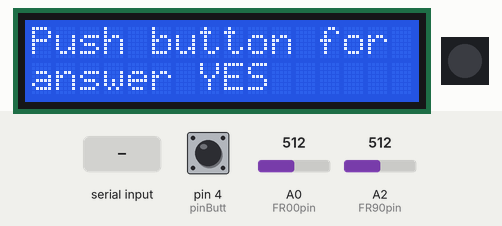
Simulated run of this sketch. Board: Arduino Uno, built with avr-gcc and run on an emulated ATmega328P. Parts: 16×2 character LCD, 1 RGB LEDs in strip order, left to right. The test bench sets the inputs (shaded band); at power-on: pin 4 (pinButt) HIGH, A0 (FR00pin) = 512, A2 (FR90pin) = 512. Dim RGB values are drawn brighter than linear; what the sketch prints to the serial monitor is not drawn.

Above: at 6.0 s.
6.1 s: "90,45\n" received over Serial
At 7.3 s:
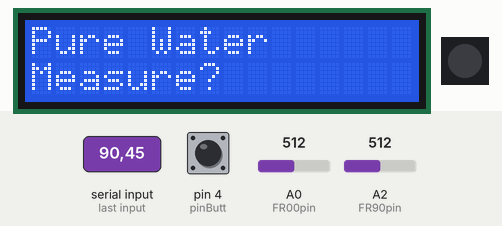
7.6 s: pin 4 (pinButt) pulled LOW for 0.2 s
At 9.6 s:
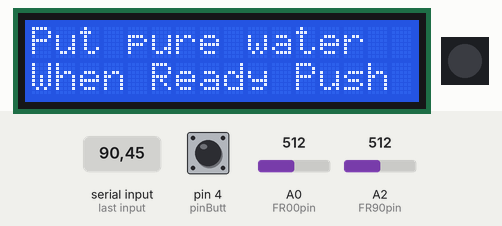
10.1 s: pin 4 (pinButt) pulled LOW for 1 s
At 11.5 s:
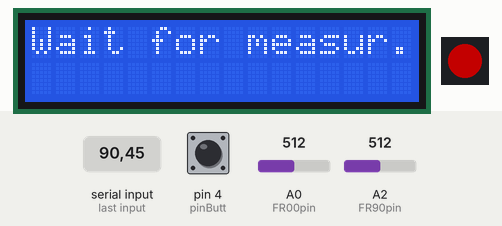
20.1 s: pin 4 (pinButt) pulled LOW for 3.2 s
At 25.7 s:
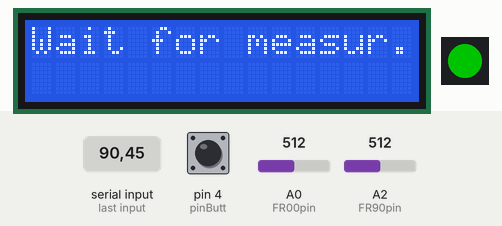
Timing chart, 0 to 32.9 s (numbered marks = the images above; inputs shaded):
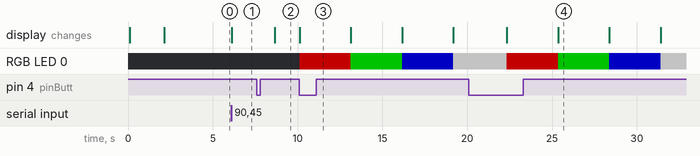

Measured:
- after the input at 6.1 s, the display: changes at once (image 1)
- after the input at 7.6 s, the display: changes after 1.1 s (image 2)
- after the input at 10.1 s, RGB LED 0: off → RGB(90, 0, 0) at once, → RGB(0, 90, 0) 3.0 s later, → RGB(0, 0, 90) 3.0 s later, → RGB(90, 90, 90) 3.0 s later; the display: changes at once (image 3)

The sketch:

MultiOptics.ino
```cpp
#include <LiquidCrystal_I2C.h>
#include <FastLED.h>
#define LED_PIN     A1   // pin dati del neopixel
#define NUM_LEDS    1
#define FR90pin     A2   // scatter LDR
#define FR00pin     A0   // direct LDR
#define BRIGHTNESS  255
#define LED_TYPE    WS2812B
#define pinButt 4
#define pinPowe A3  // eventuale lettura della tensione alimentazione
CRGB leds[NUM_LEDS];

float Rappscat[4];
float RappDire[4];
float Rapp[4];
byte  Flag = 0;
int   direct[4];
int   scattered[4];
int   scattered0[4];
int   direct0[4];
char  *color[]={"RED  ","GREEN","BLUE ","WHITE"};
int   ncicli = 0;
int Bright = 0;

LiquidCrystal_I2C lcd(0x27,16,2);  // set the LCD address to 0x27 for a 16 chars and 2 line display

void setup() {

//  set pull-up resistor to pin Button
  pinMode(pinButt,INPUT);
  digitalWrite(pinButt,HIGH);
  delay(10);

// set neopixel
  pinMode(LED_PIN,OUTPUT);
  FastLED.addLeds<WS2812, LED_PIN, GRB>(leds, NUM_LEDS);
  FastLED.setBrightness(  BRIGHTNESS );
  Serial.begin(9600);

  lcd.init();                      // initialize the lcd
  lcd.backlight();
  lcd.clear();
  lcd.print("Multi Optics");
  lcd.setCursor(0,1);
  lcd.print("Water Analysis");
  delay(2000);
  lcd.clear();
  lcd.print("Push button for");
  lcd.setCursor(0,1);
  lcd.print("answer YES");
  delay(3000);
  Serial.println(" Legge Power ");
  int Power = analogRead(pinPowe);
  Serial.println(Power);
  Serial.println("Inserire Brightness: 1 - 255");
    Bright = NumeroIntero();
    FastLED.setBrightness( Bright );
    Serial.print(" Brightness ");Serial.println(Bright);

//
  lcd.clear();
  lcd.print("Pure Water");
  lcd.setCursor(0,1);
  lcd.print("Measure?");
  Serial.println("Pure water?");
  Flag = PushButt(5000);
  Serial.print(" Flag ");Serial.println(Flag);
  delay(1000);
  if(Flag){
    lcd.clear();
    lcd.print("Put pure water");
    Serial.println("Put pure water");
    lcd.setCursor(0,1);
    lcd.print("When Ready Push");
    Serial.println("When Ready Push");
    byte Ready = PushButt(0);   // Wait forever
    Serial.print(Ready);Serial.println(" Ho pigiato ");
    if(Ready){
      lcd.clear();
      lcd.print("Wait for measur.");
      ReadSensor(0);
    }
    Serial.println(F("Pure Water Sample"));
    Serial.println(F("Color Scattered direct"));
    for(byte j = 0;j < 4; j++){
      Serial.print(color[j]);Serial.print(F("    "));Serial.print(scattered0[j]);Serial.print(F("    "));Serial.println(direct0[j]);
    }
  }
  lcd.clear();
  lcd.print("Put the sample");
  lcd.setCursor(0,1);
  lcd.print("When Ready Push");
  Serial.println("Put the sample");
  Serial.println("When Ready Push");
  Flag = PushButt(0);  // wait forever
  Serial.print(" Flag ");Serial.println(Flag);
}
//////////////////////////////////////////////////////////////
void loop() {
  if(Flag){
    ncicli++;
    if(ncicli >= 6){
        ncicli = 0;
        Flag = 0;
        lcd.clear();
        lcd.print("Put another s.");
        lcd.setCursor(0,1);
        lcd.print("When Ready Push");
        Serial.println("Put another sample");
        Serial.println("When Ready Push");
        Flag = PushButt(0);  // wait forever
        Serial.print(" Flag ");Serial.println(Flag);
    }
    lcd.clear();
    lcd.print("Wait for measur.");
    ReadSensor(1);
    for(byte j = 0; j < 4; j++){
      if(scattered0[j] > 0){
          Rappscat[j] = float(scattered[j])/float(scattered0[j]);
      }else{
          Rappscat[j] = 999;
      }
      if(direct0[j] > 0){
          RappDire[j] = float(direct[j])/float(direct0[j]);
      }else{
          RappDire[j] = 999;
      }
      if(Rappscat[j] == 999 || RappDire[j] == 999){
            Rapp[j] = 999;
      }else{
            Rapp[j] = Rappscat[j]/RappDire[j];
      }
    }
    Serial.println();
    Serial.println(F("Sample"));
    Serial.println(F("Color Scattered Direct"));
    for(byte j = 0;j < 4; j++){
      Serial.print(color[j]);Serial.print(F("    "));
      Serial.print(scattered[j]);Serial.print(F("    "));
      Serial.println(direct[j]);
    }
    Serial.println(F("Color  RappScat   RappDir    RappScat / RappDir"));
    for(byte j = 0;j < 4; j++){
      Serial.print(color[j]);Serial.print(F("    "));
      Serial.print(Rappscat[j]);Serial.print(F("    "));
      Serial.print(RappDire[j]); Serial.print(F("    "));
      Serial.println(Rapp[j]);
    }

    for(byte j = 0;j < 4; j++){
      lcd.clear();
      lcd.print(color[j]);lcd.print(F(" Rsca "));lcd.print(F(" Rdir"));
      lcd.setCursor(0,1);
      lcd.print(F("n"));lcd.print(ncicli);lcd.print(F("   "));lcd.print(Rappscat[j]);lcd.print(F("  "));lcd.print(RappDire[j]);
      delay(3000);
    }
  }
}
```

InputNumeroIntero.ino
```cpp
      int  NumeroIntero(){
         int num1 = 0;
         Serial.println(F(" Scrivi tre numeri interi da -32767 a + 32767 separati dalla virgola"));
         while (Serial.available() == 0){
         }
         while(Serial.available() > 0){
            num1 = Serial.parseInt();
             if(Serial.read() == '\n'){
               break;
            }
         }
         return num1;
      }
```

PushButton.ino
```cpp
byte PushButt(long timeOut){
// Aspetta fino a timeOut ms che venga premuto il pulsante.
// Esce 1 se il pulsante è stato premuto, 0 altrimenti
// Se timeOut = 0 aspetta sempre
     byte flg = 0;
     byte Status = 1;
     long timeOld = 0;
     long timePassed = 0;
     Serial.print("timeOut ");Serial.println(timeOut);
     if(timeOut == 0){
       while(1){
          Status = digitalRead(pinButt);
//          Serial.print(" Status ");Serial.println(Status);
          if(Status == 0){
            flg = 1;    // ha premuto il pulsante
            return flg;
          }
       }
     }else{
 //
     timeOld = millis();
     while(1){
         Status = digitalRead(pinButt);
         if(Status == 0){
            flg = 1;    // ha premuto il pulsante
            break;
         }
         timePassed = millis()-timeOld;
         if(timePassed > timeOut){
            flg = 0;     //  non ha premuto il pulsante entro 5 s
            break;
         }
      }
      return flg;
     }
}
```

ReadSensor.ino
```cpp
void ReadSensor(byte zero){
    int result_scat[4];
    int result_dire[4];

// switch on the RED and read
    leds[0] = CRGB(255, 0, 0);  // Red
    FastLED.show();
    delay(3000);
    result_scat[0]=analogRead(FR90pin);
    delay(10);
    result_dire[0]=analogRead(FR00pin);
    delay(10);
    /*
    Serial.print(F("RED scat "));Serial.print(result_scat[0]);
    Serial.print(F("RED dire ")); Serial.println(result_dire[0]);
    */
// switch on the GREEN and read
    leds[0] = CRGB(0, 255, 0);  // Green
    FastLED.show();
    delay(3000);
    result_scat[1]=analogRead(FR90pin);
    delay(10);
    result_dire[1]=analogRead(FR00pin);
    delay(10);
    /*
    Serial.print(F("GREEN scat "));Serial.print(result_scat[1]);
    Serial.print(F("GREEN dire ")); Serial.println(result_dire[1]);
    */
// switch on the BLUE and read
    leds[0] = CRGB(0, 0, 255);  // Blue
    FastLED.show();
    delay(3000);
    result_scat[2]=analogRead(FR90pin);
    delay(10);
    result_dire[2]=analogRead(FR00pin);
    delay(10);
    /*
    Serial.print(F("BLUE scat "));Serial.print(result_scat[2]);
    Serial.print(F("BLUE dire ")); Serial.println(result_dire[2]);
   */
// switch on the WHITE and read
    leds[0] = CRGB(255, 255, 255);  // White
    FastLED.show();
    delay(3000);
    result_scat[3]=analogRead(FR90pin);
    delay(10);
    result_dire[3]=analogRead(FR00pin);
    delay(10);
   /*
     Serial.print(F("WHITE scat "));Serial.print(result_scat[3]);
    Serial.print(F("WHITE dire ")); Serial.println(result_dire[3]);
*/
    if(zero == 0){
      for(byte j = 0; j < 4; j++){
        scattered0[j] = result_scat[j];
        direct0[j] = result_dire[j];
      }
      return;
    }else if (zero == 1){
      for(byte j = 0; j < 4; j++){
        scattered[j] = result_scat[j];
        direct[j] = result_dire[j];
      }
      return;
    }else{
      Serial.println(F("ReadSensor: no valid argument "));
    }
}
```
